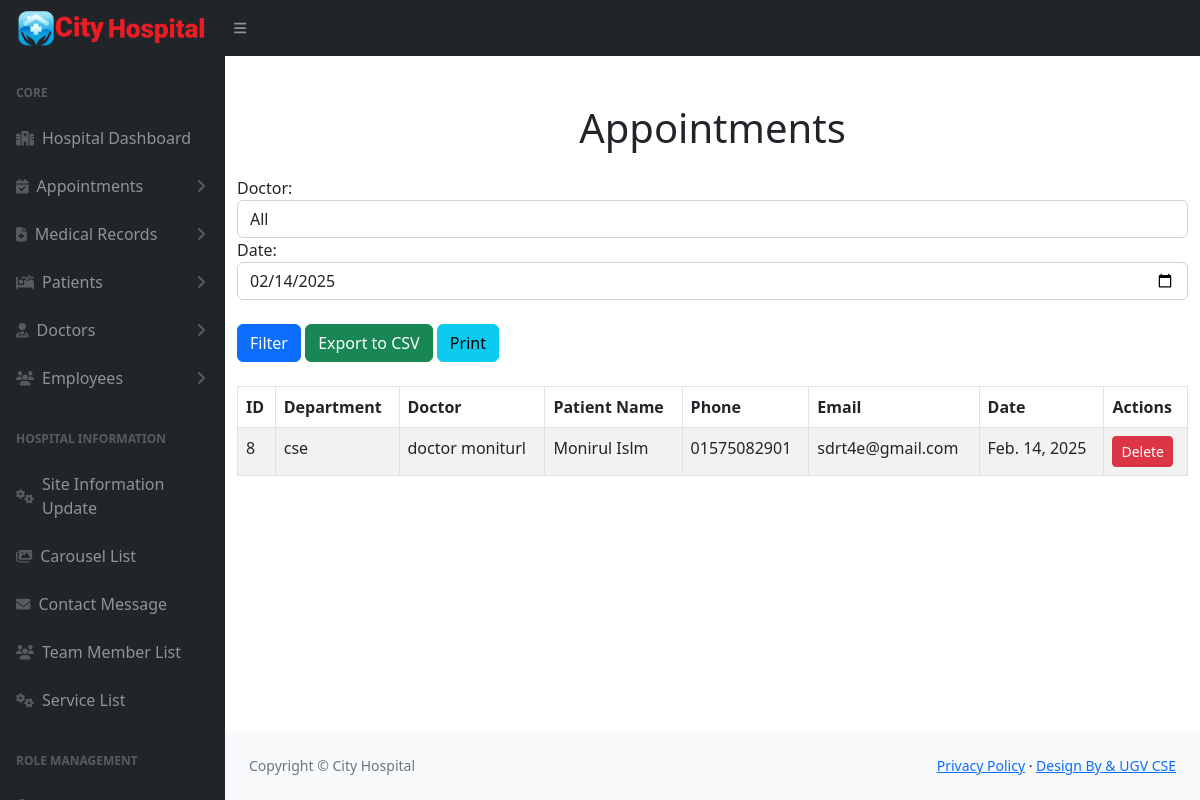
Page /public-appointments/ on the earlier database version.
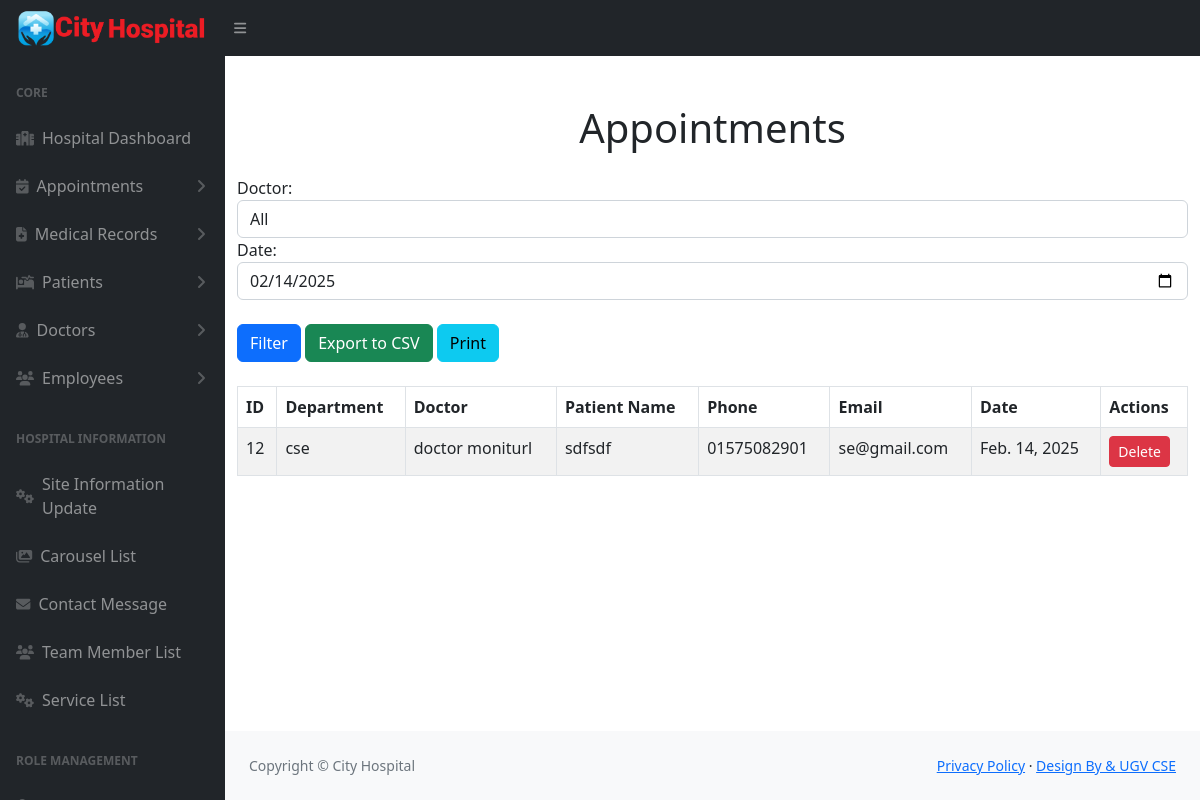
Same page on the later database version.
### pms/models.py (models this page shows, shortened)
class PublicOnlineAppointment(models.Model):
    appointment_id = models.AutoField(primary_key=True)
    department = models.ForeignKey('Department', on_delete=models.CASCADE, related_name='appointments')
    doctor = models.ForeignKey(
        'DoctorProfile',
        on_delete=models.CASCADE,
        related_name='public_online_appointments'  # Unique related_name
    )
    patient_full_name = models.CharField(max_length=100)
    patient_phone = models.CharField(
        max_length=11,
        validators=[
            RegexValidator(
                regex=r'^01[3-9]\d{8}$',
                message="Enter a valid Bangladesh phone number (e.g., 01712345678).",
                code='invalid_phone'
            )
        ]
    )
    patient_email = models.EmailField()
    appointment_date = models.DateField()
    birth_date = models.DateField()  # Added birth_date field

class Department(models.Model):
    name = models.CharField(max_length=100, unique=True)
    description = models.TextField(blank=True, null=True)

class DoctorProfile(models.Model):
    user = models.OneToOneField(User, on_delete=models.CASCADE, related_name='doctor_profile')
    department = models.ForeignKey(Department, on_delete=models.SET_NULL, null=True, related_name='doctors')
    full_name = models.CharField(max_length=100)  # Full name field
    specialization = models.CharField(max_length=100, blank=True, null=True)
    phone_number = models.CharField(
        max_length=11,
        validators=[
            RegexValidator(
                regex=r'^01[3-9]\d{8}$',
                message="Enter a valid Bangladesh phone number (e.g., 01712345678).",
                code='invalid_phone'
            )
        ]
    )
    image = models.ImageField(upload_to='doctor_profile_image')
    is_active = models.BooleanField(default=True)

### pms/views.py (the view)
# urls.py: path('public-appointments/', public_online_appointment_list, name='public_online_appointment_list'),
def public_online_appointment_list(request):
    doctor = request.GET.get('doctor')
    appointment_date = request.GET.get('date')
    if appointment_date:
        appointment_date = parse_date(appointment_date)
        if not appointment_date:
            messages.error(request, "Invalid date format. Please use YYYY-MM-DD.")
            appointment_date = date.today()
    else:
        appointment_date = date.today()
    appointments = PublicOnlineAppointment.objects.filter(appointment_date=appointment_date)
    if doctor:
        appointments = appointments.filter(doctor_id=doctor)
    doctors = PublicOnlineAppointment.objects.values_list('doctor__id', 'doctor__full_name').distinct()
    return render(request, 'patient/public_online_appointment_list.html', {
        'appointments': appointments,
        'doctors': doctors,
        'appointment_date': appointment_date,
        'selected_doctor': doctor,
    })

### pms/context_processors.py (called while the page is built)
def site_information(request):
    site_info = SiteInfo.objects.first()
    return {
        'site_info': site_info
    }

### templates/patient/public_online_appointment_list.html (shortened to what this page needs)
{% extends 'hospital/hospital_base.html' %}
{% block content %}
<div class="container mt-5 ">
    <h1 class="text-center mb-4">Appointments</h1>
    <form method="get" class="form-inline justify-content-center mb-4">
        <div class="form-group mr-3">
            <label for="doctor" class="mr-2">Doctor:</label>
            <select name="doctor" id="doctor" class="form-control">
                <option value="">All</option>
            </select>
        </div>
        <div class="form-group mr-3">
            <label for="date" class="mr-2">Date:</label>
            <input type="date" name="date" id="date" class="form-control" value="{% if appointment_date %}{{ appointment_date|date:'Y-m-d' }}{% endif %}">
        </div>
        <br>
        <button type="submit" class="btn btn-primary">Filter</button>
        <a href="{% url 'export_public_online_appointments_to_excel' %}?doctor={{ selected_doctor }}&date={{ appointment_date|date:'Y-m-d' }}" class="btn btn-success ml-3">Export to CSV</a>
        <button type="button" onclick="window.print()" class="btn btn-info ml-3">Print</button>
    </form>
    <table class="table table-striped table-hover table-bordered">
        <thead class="thead-dark">
            <tr>
                <th>ID</th>
                <th>Department</th>
                <th>Doctor</th>
                <th>Patient Name</th>
                <th>Phone</th>
                <th>Email</th>
                <th>Date</th>
                <th>Actions</th>
            </tr>
        </thead>
        <tbody>
            {% for appointment in appointments %}
            <tr>
                <td>{{ appointment.appointment_id }}</td>
                <td>{{ appointment.department.name }}</td>
                <td>{{ appointment.doctor.full_name }}</td>
                <td>{{ appointment.patient_full_name }}</td>
                <td>{{ appointment.patient_phone }}</td>
                <td>{{ appointment.patient_email }}</td>
                <td>{{ appointment.appointment_date }}</td>
                <td>
                    <form action="{% url 'delete_public_online_appointment' appointment.appointment_id %}" method="post" style="display: inline-block;">
                        <button type="submit" class="btn btn-danger btn-sm">Delete</button>
                    </form>
                </td>
            </tr>
            {% empty %}
            <tr>
                <td colspan="8" class="text-center">No appointments found for the selected filters.</td>
            </tr>
            {% endfor %}
        </tbody>
    </table>
</div>
{% endblock %}

Differences in the rows shown:
removed PublicOnlineAppointment: appointment_id "8", department.name "cse", doctor.full_name "doctor moniturl", patient_full_name "Monirul Islm", patient_phone "01575082901", patient_email "sdrt4e@gmail.com", appointment_date "Feb. 14, 2025"
added PublicOnlineAppointment: appointment_id "12", department.name "cse", doctor.full_name "doctor moniturl", patient_full_name "sdfsdf", patient_phone "01575082901", patient_email "se@gmail.com", appointment_date "Feb. 14, 2025"
